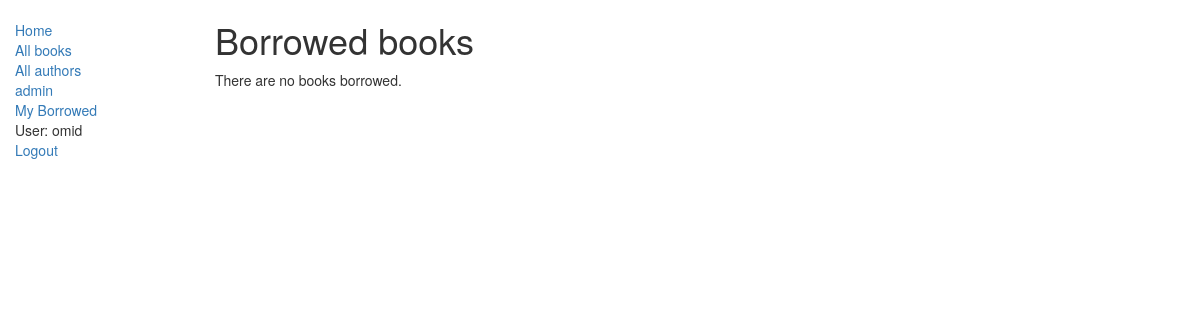
Before: /catalog/mybooks/ (signed in) with the older database file.
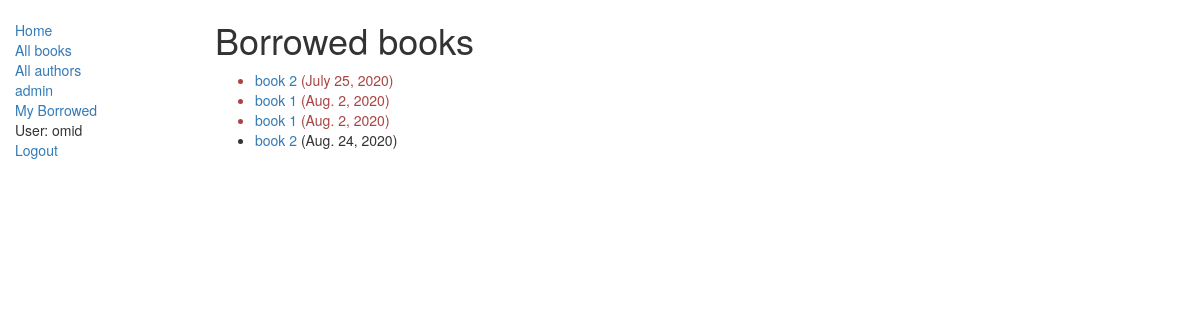
After: the same page with the newer database file.
### catalog/models.py (models this page shows, shortened)
class BookInstance(models.Model):
    id = models.UUIDField(primary_key=True, default=uuid.uuid4, help_text="Unique ID for this particular book across whole library")
    book = models.ForeignKey('Book', on_delete=models.SET_NULL, null=True)
    imprint = models.CharField(max_length=200)
    due_back = models.DateField(null=True, blank=True)
    borrower = models.ForeignKey(User, on_delete=models.SET_NULL, null=True, blank=True)
    LOAN_STATUS = (
        ('m', 'Maintenance'),
        ('o', 'On loan'),
        ('a', 'Available'),
        ('r', 'Reserved'),
    )
    status = models.CharField(max_length=1, choices=LOAN_STATUS, blank=True, default='m', help_text='Book availability')
    class Meta:
        ordering = ["due_back"]
    @property
    def is_overdue(self):
        if self.due_back and date.today() > self.due_back:
            return True
        return False

class Book(models.Model):
    title = models.CharField(max_length=200)
    author = models.ForeignKey('Author', on_delete=models.SET_NULL, null=True)
    summary = models.TextField(max_length=1000, help_text="Enter a brief description of the book")
    isbn = models.CharField('ISBN',max_length=13, help_text='13 Character <a href="https://www.isbn-international.org/content/what-isbn">ISBN number</a>')
    genre = models.ManyToManyField(Genre, help_text="Select a genre for this book")

### catalog/views.py (the view)
class LoanedBooksByUserListView(LoginRequiredMixin,generic.ListView):
    model = models.BookInstance
    template_name ='catalog/bookinstance_list_borrowed_user.html'
    paginate_by = 10
    def get_queryset(self):
        return models.BookInstance.objects.filter(borrower=self.request.user).filter(status__exact='o').order_by('due_back')

### catalog/templates/catalog/bookinstance_list_borrowed_user.html
{% extends "catalog/base_generic.html" %}
{% block content %}
    <h1>Borrowed books</h1>
    {% if bookinstance_list %}
    <ul>
      {% for bookinst in bookinstance_list %}
      <li class="{% if bookinst.is_overdue %}text-danger{% endif %}">
        <a href="{% url 'catalog:book-detail' bookinst.book.pk %}">{{bookinst.book.title}}</a> ({{ bookinst.due_back }})
      </li>
      {% endfor %}
    </ul>
    {% else %}
      <p>There are no books borrowed.</p>
    {% endif %}
{% endblock %}

Changed rows visible on the page:
added BookInstance: book "book 2", due_back "July 25, 2020"
now on this page (row edited): BookInstance: book "book 1", due_back "Aug. 2, 2020"
now on this page (row edited): BookInstance: book "book 1", due_back "Aug. 2, 2020"
now on this page (row edited): BookInstance: book "book 2", due_back "Aug. 24, 2020"
Other visible differences:
text no longer shown: "There are no books borrowed."
